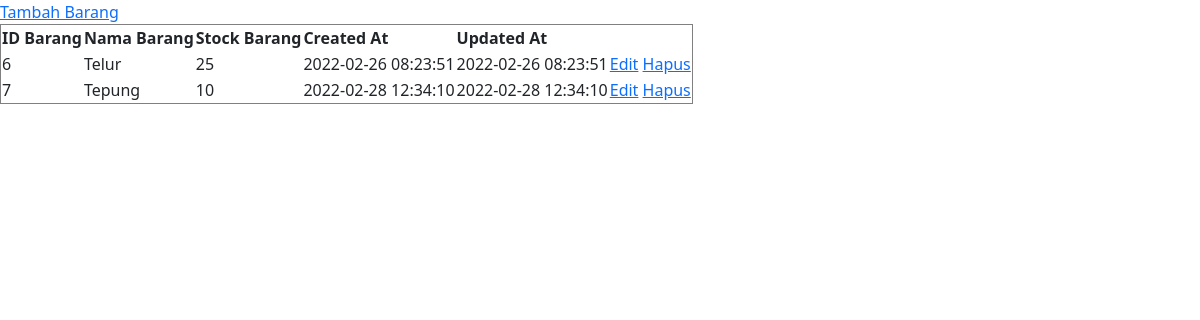
Screenshot of /index.php/test with the database file from the repository.
### tables this page shows
CREATE TABLE `barang` (
  `id_barang` int(11) NOT NULL,
  `nama_barang` varchar(255) NOT NULL,
  `stock_barang` int(11) NOT NULL,
  `harga_barang` int(255) NOT NULL,
  `created_at` datetime NOT NULL DEFAULT current_timestamp(),
  `updated_at` datetime NOT NULL DEFAULT current_timestamp()
);

### application/controllers/test.php (called while the page is built, shortened)
<?php
class test extends CI_Controller {
	function __construct(){
		$this->load->model('test_model');
		$this->load->helper('url');
	}
	function index(){
		$data['barang'] = $this->test_model->getData()->result();
		$this->load->view('crud_barang/test',$data);
	}
}

### index.php (called while the page is built, shortened)
<?php
require_once BASEPATH.'core/CodeIgniter.php';

### application/models/test_model.php (called while the page is built, shortened)
<?php
class test_model extends CI_Model{
	function getData() {
		return $this->db->get('barang');
	}
}

### application/views/crud_barang/test.php (the view, shortened to what this page needs)
<!doctype html>
<html lang="en">
  <head>
    <link href="https://cdn.jsdelivr.net/npm/bootstrap@5.1.3/dist/css/bootstrap.min.css" rel="stylesheet">
  </head>
      <?php echo anchor('test/tambah','Tambah Barang'); ?>
      <table border="1">
        <tr>
          <th>ID Barang</th>
          <th>Nama Barang</th>
          <th>Stock Barang</th>
          <th>Created At</th>
          <th>Updated At</th>
        </tr>
        <?php foreach($barang as $b){ ?>
        <tr>
          <td><?php echo $b->id_barang ?></td>
          <td><?php echo $b->nama_barang ?></td>
          <td><?php echo $b->stock_barang ?></td>
          <td><?php echo $b->created_at ?></td>
          <td><?php echo $b->updated_at ?></td>
          <td>
            <?php echo anchor('test/edit/'.$b->id_barang,'Edit'); ?>
            <?php echo anchor('test/hapus/'.$b->id_barang,'Hapus'); ?>
          </td>
        </tr>
        <?php } ?>
      </table>
  </body>
</html>

### rows the page displays
barang: id_barang "6", nama_barang "Telur", stock_barang "25", created_at "2022-02-26 08:23:51", updated_at "2022-02-26 08:23:51", id_barang "Edit", id_barang "Hapus"
barang: id_barang "7", nama_barang "Tepung", stock_barang "10", created_at "2022-02-28 12:34:10", updated_at "2022-02-28 12:34:10", id_barang "Edit", id_barang "Hapus"

### other values shown
anchor('test/tambah','Tambah Barang') "Tambah Barang"
